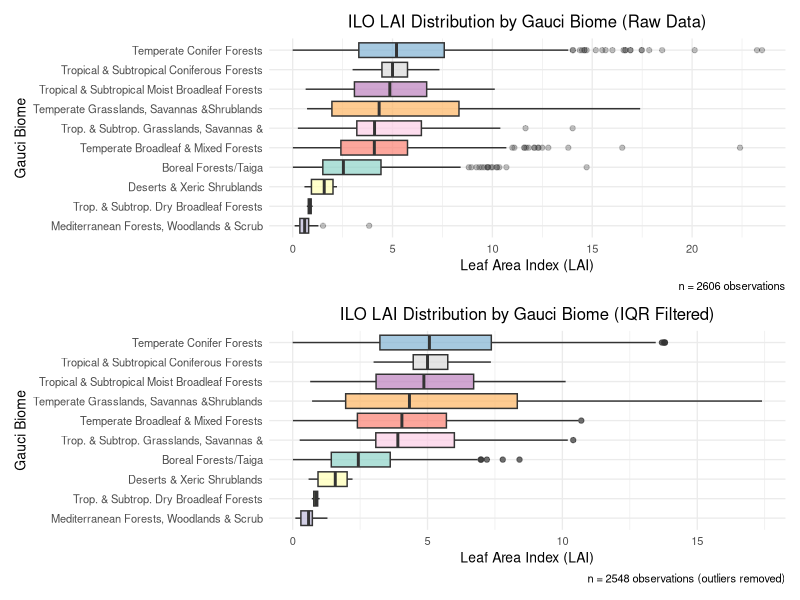
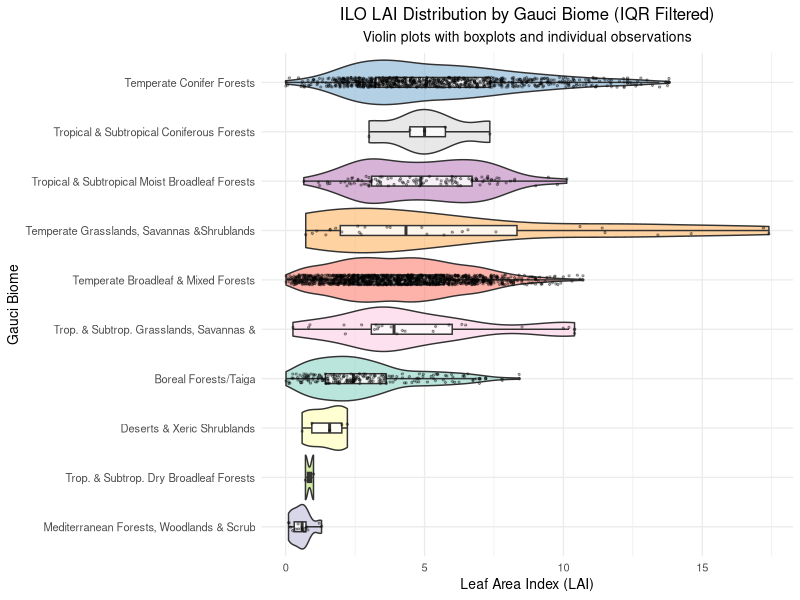
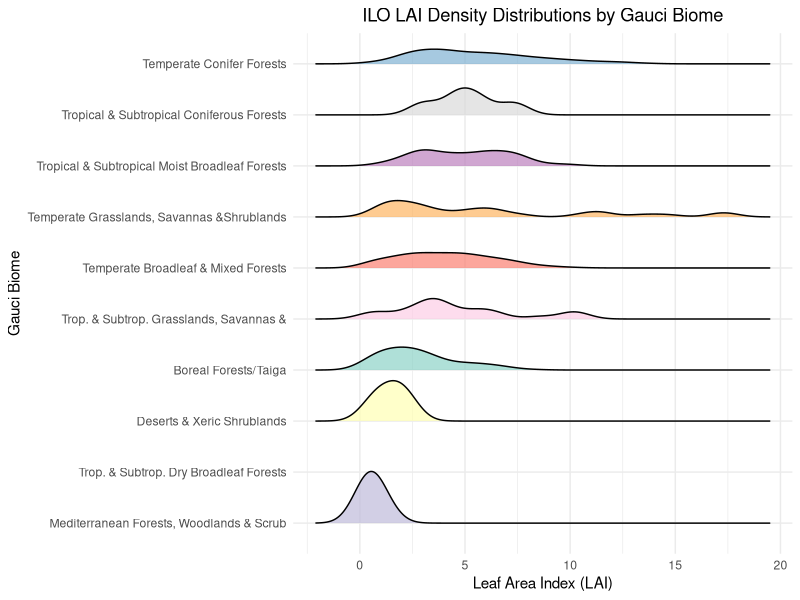
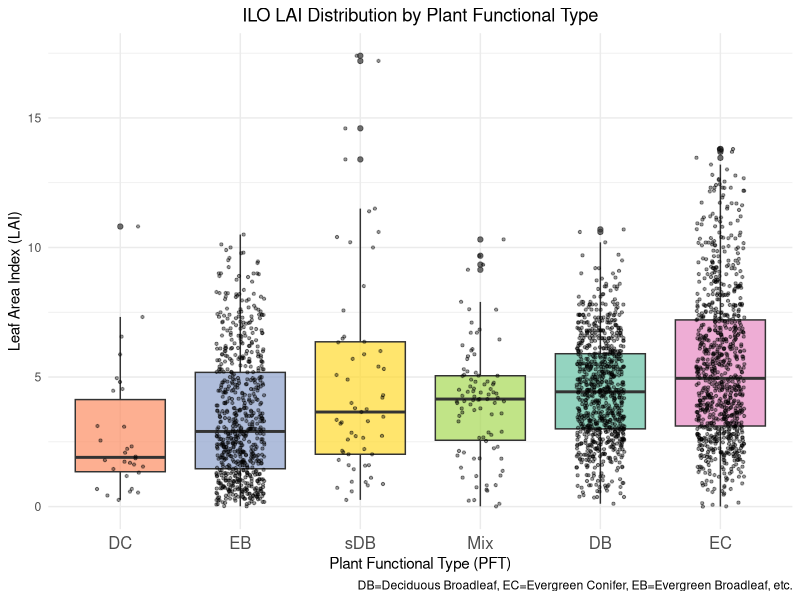
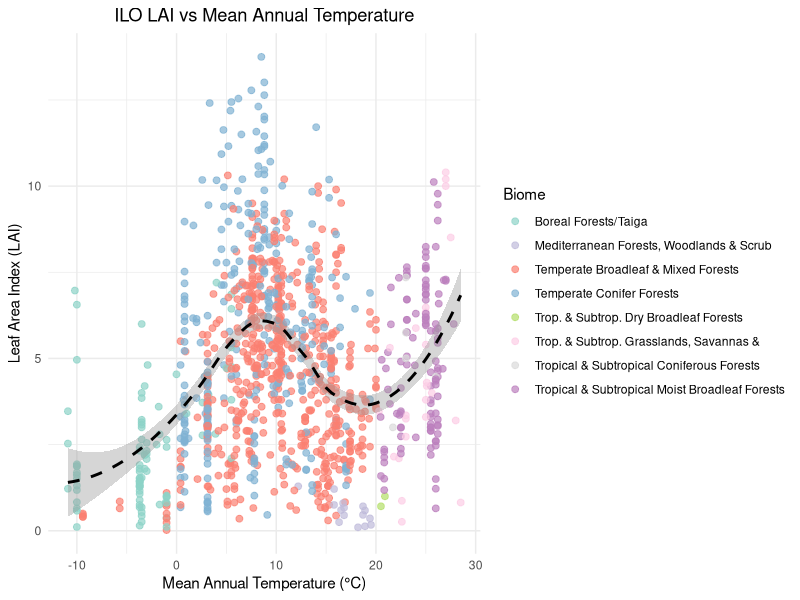
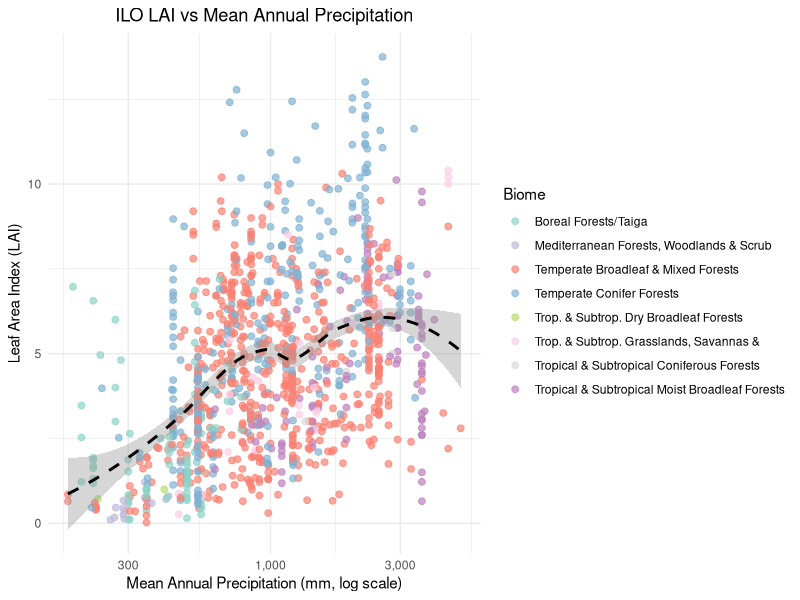
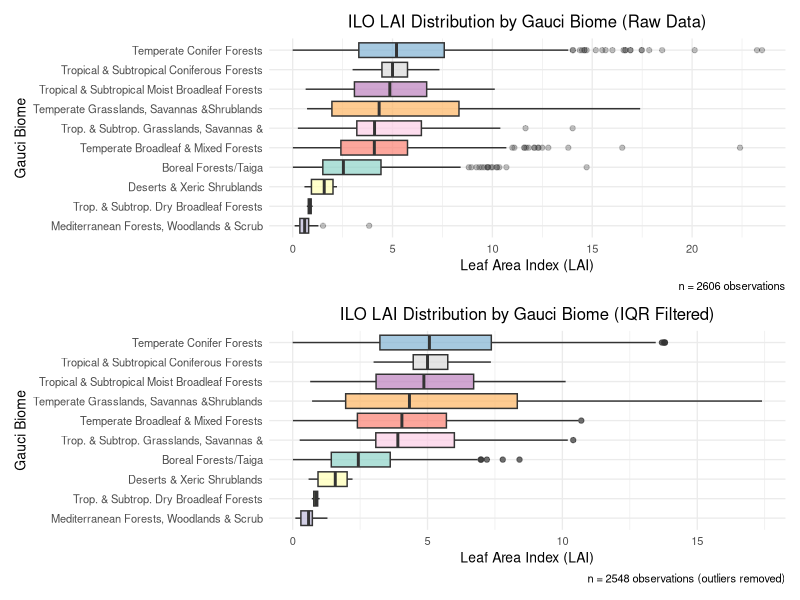
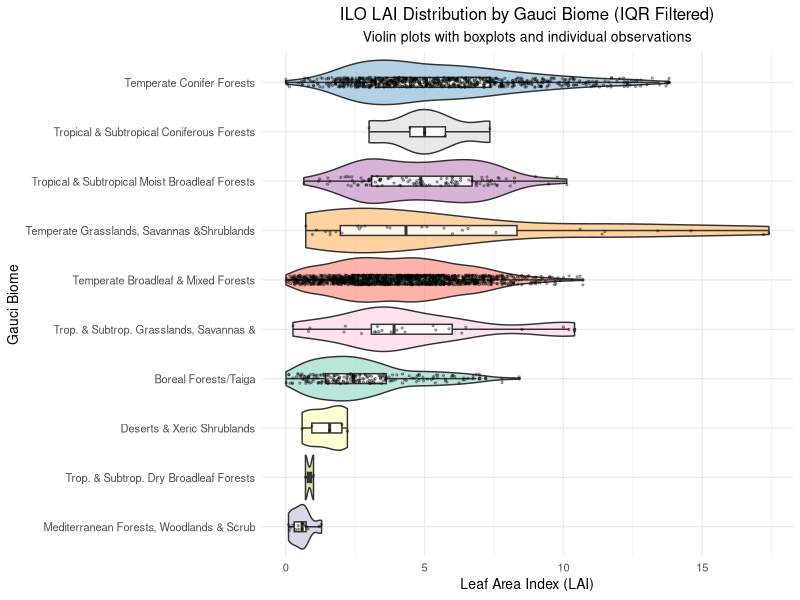

Reproduce these figures in R, in order.
# =============================================================================
# ILO LAI Analysis: IQR Filtering, Distributions, and Spatial Mapping
# 
# Purpose: Analyze ILO LAI data by Gauci biomes with outlier filtering and visualization
# Input: ilo_data_with_gauci_mapping.csv (from previous ILO biome mapping script)
# 
# Author: [Author Name]
# Date: [Date]
# Version: 1.1 - FIXED: Column name issue
# =============================================================================

# CHANGED: Set working directory relative to script location
setwd(dirname(rstudioapi::getActiveDocumentContext()$path))
setwd("..")  # Go to project root

# Load required packages
required_packages <- c("dplyr", "readr", "ggplot2", "sf", "viridis", "scales", 
                       "stringr", "forcats", "patchwork", "RColorBrewer", "tidyr")

for (pkg in required_packages) {
  if (!require(pkg, character.only = TRUE)) {
    install.packages(pkg)
    library(pkg, character.only = TRUE)
  }
}

# Set options for reproducible output
set.seed(42)
options(stringsAsFactors = FALSE, scipen = 999)

# Turn off spherical geometry
sf_use_s2(FALSE)

# =============================================================================
# 1. DATA LOADING
# =============================================================================

cat("Loading mapped ILO LAI dataset...\n")

# Check if mapped data exists
# CHANGED: Use relative path to outputs folder
if (!file.exists("data/outputs/ilo_data_with_gauci_mapping.csv")) {
  stop("Mapped ILO LAI data not found. Please run the ILO biome mapping script first.")
}

ilo_mapped <- read_csv("data/outputs/ilo_data_with_gauci_mapping.csv", show_col_types = FALSE)

ilo_mapped$LAI<-ilo_mapped$Total_LAI

cat(sprintf("Loaded %d ILO records with Gauci biome mappings\n", nrow(ilo_mapped)))

# FIXED: Check what LAI column exists in the data
cat("\nAvailable columns in ILO data:\n")
cat(paste(names(ilo_mapped), collapse = ", "), "\n")

# Look for LAI-related columns
lai_columns <- names(ilo_mapped)[grepl("LAI|lai", names(ilo_mapped), ignore.case = TRUE)]
cat("LAI-related columns found:", paste(lai_columns, collapse = ", "), "\n")

# FIXED: Use Total_LAI instead of LAI for ILO data
ilo_classified <- ilo_mapped %>%
  filter(gauci_biome != "ambiguous" & !is.na(LAI)) %>%
  mutate(
    gauci_biome = factor(gauci_biome),
    LAI_numeric = as.numeric(LAI)  # CHANGED: Use Total_LAI
  ) %>%
  filter(!is.na(LAI_numeric) & LAI_numeric > 0 & LAI_numeric < 50)  # Remove invalid/extreme LAI values

cat(sprintf("Analyzing %d ILO records with valid LAI and biome classifications\n", nrow(ilo_classified)))

# Show data overview
cat("\nData overview:\n")
cat(sprintf("LAI range: %.2f - %.2f\n", min(ilo_classified$LAI_numeric), max(ilo_classified$LAI_numeric)))
cat(sprintf("Biomes represented: %d\n", length(unique(ilo_classified$gauci_biome))))
cat("Biomes:", paste(unique(ilo_classified$gauci_biome), collapse = ", "), "\n")

# =============================================================================
# 2. IQR FILTERING BY BIOME
# =============================================================================

cat("\nApplying IQR filtering within each biome...\n")

# Calculate IQR bounds for each biome
ilo_with_bounds <- ilo_classified %>%
  group_by(gauci_biome) %>%
  mutate(
    q1 = quantile(LAI_numeric, 0.25, na.rm = TRUE),
    q3 = quantile(LAI_numeric, 0.75, na.rm = TRUE),
    iqr = q3 - q1,
    lower_bound = q1 - 1.5 * iqr,
    upper_bound = q3 + 1.5 * iqr,
    is_outlier = LAI_numeric < lower_bound | LAI_numeric > upper_bound,
    outlier_type = case_when(
      LAI_numeric < lower_bound ~ "Low outlier",
      LAI_numeric > upper_bound ~ "High outlier", 
      TRUE ~ "Within IQR"
    )
  ) %>%
  ungroup()

# Create filtered dataset (IQR only)
ilo_iqr_filtered <- ilo_with_bounds %>%
  filter(!is_outlier)

# Summary of filtering
outlier_summary <- ilo_with_bounds %>%
  group_by(gauci_biome) %>%
  summarise(
    total = n(),
    within_iqr = sum(!is_outlier),
    low_outliers = sum(outlier_type == "Low outlier"),
    high_outliers = sum(outlier_type == "High outlier"),
    percent_kept = round(100 * within_iqr / total, 1),
    .groups = "drop"
  ) %>%
  arrange(desc(total))

cat("\nOutlier filtering summary by biome:\n")
print(outlier_summary)

# =============================================================================
# 3. STATISTICAL SUMMARIES
# =============================================================================

# Raw data statistics
stats_raw <- ilo_classified %>%
  group_by(gauci_biome) %>%
  summarise(
    n = n(),
    mean_lai = round(mean(LAI_numeric, na.rm = TRUE), 2),
    sd_lai = round(sd(LAI_numeric, na.rm = TRUE), 2),
    median_lai = round(median(LAI_numeric, na.rm = TRUE), 2),
    q25 = round(quantile(LAI_numeric, 0.25, na.rm = TRUE), 2),
    q75 = round(quantile(LAI_numeric, 0.75, na.rm = TRUE), 2),
    min_lai = round(min(LAI_numeric, na.rm = TRUE), 2),
    max_lai = round(max(LAI_numeric, na.rm = TRUE), 2),
    .groups = "drop"
  ) %>%
  arrange(desc(median_lai))

# IQR-filtered statistics
stats_iqr <- ilo_iqr_filtered %>%
  group_by(gauci_biome) %>%
  summarise(
    n = n(),
    mean_lai = round(mean(LAI_numeric, na.rm = TRUE), 2),
    sd_lai = round(sd(LAI_numeric, na.rm = TRUE), 2),
    median_lai = round(median(LAI_numeric, na.rm = TRUE), 2),
    q25 = round(quantile(LAI_numeric, 0.25, na.rm = TRUE), 2),
    q75 = round(quantile(LAI_numeric, 0.75, na.rm = TRUE), 2),
    min_lai = round(min(LAI_numeric, na.rm = TRUE), 2),
    max_lai = round(max(LAI_numeric, na.rm = TRUE), 2),
    .groups = "drop"
  ) %>%
  arrange(desc(median_lai))

cat("\nILO RAW DATA STATISTICS:\n")
print(stats_raw)

cat("\nILO IQR-FILTERED STATISTICS:\n")
print(stats_iqr)

# =============================================================================
# 4. DISTRIBUTION PLOTS
# =============================================================================

cat("\nCreating distribution plots for ILO data...\n")

# Custom color palette for biomes
n_biomes <- length(unique(ilo_classified$gauci_biome))
if (n_biomes <= 12) {
  biome_colors <- RColorBrewer::brewer.pal(max(3, n_biomes), "Set3")
} else {
  biome_colors <- rainbow(n_biomes)
}
names(biome_colors) <- levels(ilo_classified$gauci_biome)

# Box plots - Raw vs IQR filtered
p1 <- ggplot(ilo_classified, aes(x = fct_reorder(gauci_biome, LAI_numeric, median), y = LAI_numeric)) +
  geom_boxplot(aes(fill = gauci_biome), alpha = 0.7, outlier.alpha = 0.3) +
  scale_fill_manual(values = biome_colors) +
  coord_flip() +
  labs(
    title = "ILO LAI Distribution by Gauci Biome (Raw Data)",
    x = "Gauci Biome",
    y = "Leaf Area Index (LAI)",
    caption = paste("n =", nrow(ilo_classified), "observations")
  ) +
  theme_minimal(base_size = 10) +
  theme(
    legend.position = "none",
    axis.text.y = element_text(size = 8),
    plot.title = element_text(size = 12, hjust = 0.5)
  )

p2 <- ggplot(ilo_iqr_filtered, aes(x = fct_reorder(gauci_biome, LAI_numeric, median), y = LAI_numeric)) +
  geom_boxplot(aes(fill = gauci_biome), alpha = 0.7) +
  scale_fill_manual(values = biome_colors) +
  coord_flip() +
  labs(
    title = "ILO LAI Distribution by Gauci Biome (IQR Filtered)",
    x = "Gauci Biome", 
    y = "Leaf Area Index (LAI)",
    caption = paste("n =", nrow(ilo_iqr_filtered), "observations (outliers removed)")
  ) +
  theme_minimal(base_size = 10) +
  theme(
    legend.position = "none",
    axis.text.y = element_text(size = 8),
    plot.title = element_text(size = 12, hjust = 0.5)
  )

# Combine plots
combined_boxplots <- p1 / p2
print(combined_boxplots)

# Save boxplots
# CHANGED: Save to outputs folder
ggsave("data/outputs/ilo_lai_distributions_by_biome.png", combined_boxplots, 
       width = 12, height = 10, dpi = 300, bg = "white")

# Violin plots with points (only if enough data)
if (nrow(ilo_iqr_filtered) > 50) {
  p3 <- ggplot(ilo_iqr_filtered, aes(x = fct_reorder(gauci_biome, LAI_numeric, median), y = LAI_numeric)) +
    geom_violin(aes(fill = gauci_biome), alpha = 0.6, scale = "width") +
    geom_boxplot(width = 0.2, alpha = 0.8, outlier.size = 0.5) +
    geom_jitter(width = 0.1, alpha = 0.3, size = 0.5) +
    scale_fill_manual(values = biome_colors) +
    coord_flip() +
    labs(
      title = "ILO LAI Distribution by Gauci Biome (IQR Filtered)",
      subtitle = "Violin plots with boxplots and individual observations",
      x = "Gauci Biome",
      y = "Leaf Area Index (LAI)"
    ) +
    theme_minimal(base_size = 10) +
    theme(
      legend.position = "none",
      axis.text.y = element_text(size = 8),
      plot.title = element_text(size = 12, hjust = 0.5),
      plot.subtitle = element_text(size = 10, hjust = 0.5)
    )
  
  print(p3)
  # CHANGED: Save to outputs folder
  ggsave("data/outputs/ilo_lai_violin_plots_by_biome.png", p3, width = 12, height = 8, dpi = 300, bg = "white")
}

# Density ridges plot
if (require(ggridges, quietly = TRUE)) {
  p4 <- ggplot(ilo_iqr_filtered, aes(x = LAI_numeric, y = fct_reorder(gauci_biome, LAI_numeric, median))) +
    geom_density_ridges(aes(fill = gauci_biome), alpha = 0.7, scale = 0.9) +
    scale_fill_manual(values = biome_colors) +
    labs(
      title = "ILO LAI Density Distributions by Gauci Biome",
      x = "Leaf Area Index (LAI)",
      y = "Gauci Biome"
    ) +
    theme_minimal() +
    theme(
      legend.position = "none",
      plot.title = element_text(hjust = 0.5)
    )
  
  print(p4)
  # CHANGED: Save to outputs folder
  ggsave("data/outputs/ilo_lai_density_ridges_by_biome.png", p4, width = 10, height = 8, dpi = 300, bg = "white")
}

# =============================================================================
# 5. PFT-SPECIFIC ANALYSIS
# =============================================================================

cat("\nAnalyzing LAI by Plant Functional Type (PFT)...\n")

# FIXED: Check if PFT column exists in the mapped data
if ("PFT" %in% names(ilo_iqr_filtered)) {
  # LAI by PFT
  pft_stats <- ilo_iqr_filtered %>%
    group_by(PFT) %>%
    summarise(
      n = n(),
      mean_lai = round(mean(LAI_numeric, na.rm = TRUE), 2),
      sd_lai = round(sd(LAI_numeric, na.rm = TRUE), 2),
      median_lai = round(median(LAI_numeric, na.rm = TRUE), 2),
      q25 = round(quantile(LAI_numeric, 0.25, na.rm = TRUE), 2),
      q75 = round(quantile(LAI_numeric, 0.75, na.rm = TRUE), 2),
      .groups = "drop"
    ) %>%
    arrange(desc(median_lai))
  
  cat("\nLAI STATISTICS BY PFT:\n")
  print(pft_stats)
  
  # PFT vs Biome crosstab
  if (require(tidyr, quietly = TRUE)) {
    pft_biome_crosstab <- ilo_iqr_filtered %>%
      count(PFT, gauci_biome) %>%
      pivot_wider(names_from = gauci_biome, values_from = n, values_fill = 0)
    
    cat("\nPFT vs BIOME CROSSTAB:\n")
    print(pft_biome_crosstab)
  } else {
    # Alternative approach using base R
    pft_biome_table <- table(ilo_iqr_filtered$PFT, ilo_iqr_filtered$gauci_biome)
    cat("\nPFT vs BIOME CROSSTAB:\n")
    print(pft_biome_table)
  }
  
  # Box plot by PFT
  p5 <- ggplot(ilo_iqr_filtered, aes(x = fct_reorder(PFT, LAI_numeric, median), y = LAI_numeric)) +
    geom_boxplot(aes(fill = PFT), alpha = 0.7) +
    geom_jitter(width = 0.2, alpha = 0.4, size = 0.8) +
    scale_fill_brewer(type = "qual", palette = "Set2") +
    labs(
      title = "ILO LAI Distribution by Plant Functional Type",
      x = "Plant Functional Type (PFT)",
      y = "Leaf Area Index (LAI)",
      caption = "DB=Deciduous Broadleaf, EC=Evergreen Conifer, EB=Evergreen Broadleaf, etc."
    ) +
    theme_minimal() +
    theme(
      legend.position = "none",
      plot.title = element_text(hjust = 0.5),
      axis.text.x = element_text(size = 12)
    )
  
  print(p5)
  # CHANGED: Save to outputs folder
  ggsave("data/outputs/ilo_lai_by_pft.png", p5, width = 10, height = 6, dpi = 300, bg = "white")
} else {
  cat("PFT column not found in mapped data. Skipping PFT analysis.\n")
  pft_stats <- NULL
}

# =============================================================================
# 6. CLIMATE-LAI RELATIONSHIPS (if available)
# =============================================================================

cat("\nAnalyzing climate-LAI relationships...\n")

# Check if climate columns exist
climate_cols <- c("MAT_(Literature value)", "MAP_(Literature value)")
climate_available <- all(climate_cols %in% names(ilo_iqr_filtered))

if (climate_available) {
  # Filter data with climate information
  ilo_climate <- ilo_iqr_filtered %>%
    filter(!is.na(`MAT_(Literature value)`) & !is.na(`MAP_(Literature value)`))
  
  if (nrow(ilo_climate) > 10) {
    
    cat(sprintf("Analyzing climate relationships for %d records\n", nrow(ilo_climate)))
    
    # LAI vs Temperature
    p9 <- ggplot(ilo_climate, aes(x = `MAT_(Literature value)`, y = LAI_numeric)) +
      geom_point(aes(color = gauci_biome), alpha = 0.7, size = 2) +
      geom_smooth(method = "loess", se = TRUE, color = "black", linetype = "dashed") +
      scale_color_manual(values = biome_colors) +
      labs(
        title = "ILO LAI vs Mean Annual Temperature",
        x = "Mean Annual Temperature (°C)",
        y = "Leaf Area Index (LAI)",
        color = "Biome"
      ) +
      theme_minimal() +
      theme(
        plot.title = element_text(hjust = 0.5),
        legend.position = "right"
      )
    
    print(p9)
    # CHANGED: Save to outputs folder
    ggsave("data/outputs/ilo_lai_vs_temperature.png", p9, width = 12, height = 8, dpi = 300, bg = "white")
    
    # LAI vs Precipitation
    p10 <- ggplot(ilo_climate, aes(x = `MAP_(Literature value)`, y = LAI_numeric)) +
      geom_point(aes(color = gauci_biome), alpha = 0.7, size = 2) +
      geom_smooth(method = "loess", se = TRUE, color = "black", linetype = "dashed") +
      scale_color_manual(values = biome_colors) +
      scale_x_log10(labels = scales::comma) +
      labs(
        title = "ILO LAI vs Mean Annual Precipitation",
        x = "Mean Annual Precipitation (mm, log scale)",
        y = "Leaf Area Index (LAI)",
        color = "Biome"
      ) +
      theme_minimal() +
      theme(
        plot.title = element_text(hjust = 0.5),
        legend.position = "right"
      )
    
    print(p10)
    # CHANGED: Save to outputs folder
    ggsave("data/outputs/ilo_lai_vs_precipitation.png", p10, width = 12, height = 8, dpi = 300, bg = "white")
    
    # Climate summary by biome
    climate_summary <- ilo_climate %>%
      group_by(gauci_biome) %>%
      summarise(
        n = n(),
        mean_lai = round(mean(LAI_numeric), 2),
        mean_temp = round(mean(`MAT_(Literature value)`), 1),
        mean_precip = round(mean(`MAP_(Literature value)`), 0),
        temp_range = paste0(round(min(`MAT_(Literature value)`), 1), " to ", 
                            round(max(`MAT_(Literature value)`), 1)),
        precip_range = paste0(round(min(`MAP_(Literature value)`), 0), " to ", 
                              round(max(`MAP_(Literature value)`), 0)),
        .groups = "drop"
      ) %>%
      arrange(desc(mean_lai))
    
    cat("\nCLIMATE SUMMARY BY BIOME:\n")
    print(climate_summary)
    
    # CHANGED: Save to outputs folder
    write_csv(climate_summary, "data/outputs/ilo_climate_summary_by_biome.csv")
  } else {
    cat("Insufficient climate data for analysis\n")
    climate_summary <- NULL
  }
} else {
  cat("Climate columns not found in data. Skipping climate analysis.\n")
  climate_summary <- NULL
}

# =============================================================================
# 7. COMPREHENSIVE SUMMARY TABLE
# =============================================================================

# Create comprehensive summary table
summary_table <- stats_iqr %>%
  left_join(
    outlier_summary %>% select(gauci_biome, total, percent_kept),
    by = "gauci_biome"
  ) %>%
  arrange(desc(median_lai)) %>%
  mutate(
    Range = paste0(min_lai, " - ", max_lai)
  ) %>%
  select(
    `Gauci Biome` = gauci_biome,
    `n (filtered)` = n,
    `n (total)` = total,
    `% kept` = percent_kept,
    `Mean LAI` = mean_lai,
    `Median LAI` = median_lai,
    `SD LAI` = sd_lai,
    `Q25` = q25,
    `Q75` = q75,
    Range
  )

cat("\nCOMPREHENSIVE ILO LAI SUMMARY BY BIOME:\n")
print(summary_table)

# =============================================================================
# 8. EXPORT RESULTS
# =============================================================================

# Save datasets
# CHANGED: Save all outputs to outputs folder
write_csv(ilo_iqr_filtered, "data/outputs/ilo_lai_data_iqr_filtered.csv")
write_csv(stats_raw, "data/outputs/ilo_lai_statistics_raw.csv") 
write_csv(stats_iqr, "data/outputs/ilo_lai_statistics_iqr_filtered.csv")
write_csv(summary_table, "data/outputs/ilo_lai_comprehensive_summary.csv")

if (!is.null(pft_stats)) {
  write_csv(pft_stats, "data/outputs/ilo_lai_by_pft_summary.csv")
}

if (!is.null(climate_summary)) {
  write_csv(climate_summary, "data/outputs/ilo_climate_summary_by_biome.csv")
}

cat("\n")
cat(paste(rep("=", 50), collapse = ""))
cat("\n")
cat("ILO LAI ANALYSIS COMPLETE!\n")
cat(paste(rep("=", 50), collapse = ""))
cat("\n")

cat("\nFiles created:\n")
cat("- ilo_lai_distributions_by_biome.png\n")
if (exists("p3")) cat("- ilo_lai_violin_plots_by_biome.png\n")
if (require(ggridges, quietly = TRUE)) cat("- ilo_lai_density_ridges_by_biome.png\n")
if (!is.null(pft_stats)) cat("- ilo_lai_by_pft.png\n")
if (!is.null(climate_summary)) {
  cat("- ilo_lai_vs_temperature.png\n")
  cat("- ilo_lai_vs_precipitation.png\n")
}
cat("- Multiple CSV summary files\n")

cat("\nSummary:\n")
cat(sprintf("- Analyzed %d ILO LAI observations across %d Gauci biomes\n", 
            nrow(ilo_classified), length(unique(ilo_classified$gauci_biome))))
cat(sprintf("- IQR filtering retained %.1f%% of observations\n", 
            100 * nrow(ilo_iqr_filtered) / nrow(ilo_classified)))

if (!is.null(pft_stats)) {
  cat(sprintf("- Data spans %d plant functional types (PFT)\n", 
              length(unique(ilo_iqr_filtered$PFT))))
}

if (!is.null(climate_summary)) {
  cat(sprintf("- Climate analysis for %d records with temperature and precipitation data\n", 
              nrow(ilo_climate)))
}

# Compare with original Asner results if available
if (file.exists("data/outputs/lai_data_iqr_filtered.csv")) {
  cat("\nComparison with Asner dataset:\n")
  asner_data <- read_csv("data/outputs/lai_data_iqr_filtered.csv", show_col_types = FALSE)
  cat(sprintf("- Asner dataset: %d observations\n", nrow(asner_data)))
  cat(sprintf("- ILO dataset: %d observations\n", nrow(ilo_iqr_filtered)))
  cat(sprintf("- Total combined: %d observations\n", nrow(asner_data) + nrow(ilo_iqr_filtered)))
}

# Biome coverage comparison
cat("\nBiome representation in ILO dataset:\n")
biome_coverage <- ilo_iqr_filtered %>%
  count(gauci_biome, sort = TRUE) %>%
  mutate(percentage = round(100 * n / sum(n), 1))

for (i in 1:nrow(biome_coverage)) {
  cat(sprintf("- %s: %d observations (%.1f%%)\n", 
              biome_coverage$gauci_biome[i], 
              biome_coverage$n[i], 
              biome_coverage$percentage[i]))
}

# Key findings summary
cat("\nKey Findings:\n")

# Highest LAI biomes
top_lai_biomes <- stats_iqr %>% 
  arrange(desc(median_lai)) %>% 
  head(3)

cat("- Highest LAI biomes:\n")
for (i in 1:nrow(top_lai_biomes)) {
  cat(sprintf("  %d. %s (median LAI: %.1f)\n", 
              i, top_lai_biomes$gauci_biome[i], top_lai_biomes$median_lai[i]))
}

# LAI range
overall_lai_range <- range(ilo_iqr_filtered$LAI_numeric)
cat(sprintf("- Overall LAI range: %.1f - %.1f\n", overall_lai_range[1], overall_lai_range[2]))

# Most common PFT (if available)
if (!is.null(pft_stats)) {
  most_common_pft <- ilo_iqr_filtered %>% count(PFT, sort = TRUE) %>% head(1)
  cat(sprintf("- Most common plant functional type: %s (%d observations)\n", 
              most_common_pft$PFT, most_common_pft$n))
}

# Geographic coverage
if ("Latitude" %in% names(ilo_iqr_filtered) && "Longitude" %in% names(ilo_iqr_filtered)) {
  lat_range <- range(ilo_iqr_filtered$Latitude, na.rm = TRUE)
  lon_range <- range(ilo_iqr_filtered$Longitude, na.rm = TRUE)
  cat(sprintf("- Geographic coverage: %.1f°N to %.1f°N, %.1f°E to %.1f°E\n", 
              lat_range[1], lat_range[2], lon_range[1], lon_range[2]))
  
  # Count countries
  if ("Country" %in% names(ilo_iqr_filtered)) {
    n_countries <- length(unique(ilo_iqr_filtered$Country))
    cat(sprintf("- Data from %d countries\n", n_countries))
  }
}

# Data quality metrics
if (!is.null(climate_summary)) {
  pct_with_climate <- round(100 * nrow(ilo_climate) / nrow(ilo_iqr_filtered), 1)
  cat(sprintf("- %.1f%% of records include climate data\n", pct_with_climate))
}

if ("Latitude" %in% names(ilo_iqr_filtered)) {
  pct_with_coords <- round(100 * sum(!is.na(ilo_iqr_filtered$Latitude)) / nrow(ilo_iqr_filtered), 1)
  cat(sprintf("- %.1f%% of records include coordinates\n", pct_with_coords))
}

# Session info
cat("\n")
cat(paste(rep("=", 30), collapse = ""))
cat("\n")
cat("SESSION INFO\n")
cat(paste(rep("=", 30), collapse = ""))
cat("\n")
print(sessionInfo())
